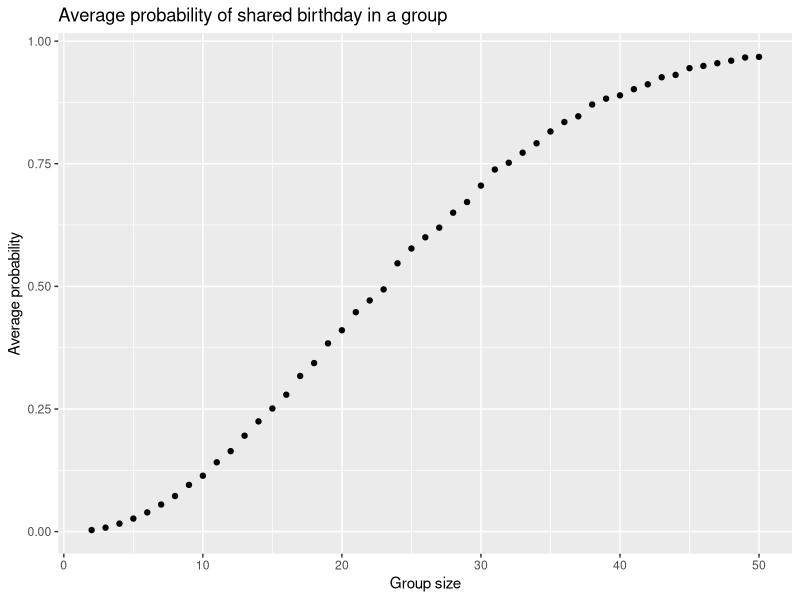

Write the R code that produced this figure.
## ---- chunk 1
library(tidyverse)
## ---- chunk 2
bday_sim = function(n) {
  bday = sample(1:365, 
                 n, 
                 replace = TRUE)
  return(any(duplicated(bday)))
}
## ---- chunk 3
bday_res = tibble(group_size = rep(2:50, 
                                   each = 10000)) |> 
  mutate(result = map_lgl(group_size, 
                          bday_sim))

res_df = bday_res |> 
  group_by(group_size) |> 
  summarize(avg_prob = mean(result))
## ---- chunk 4
res_df |> 
  ggplot(aes(x = group_size,
             y = avg_prob)) +
  geom_point() + 
  labs(title = "Average probability of shared birthday in a group",
       x = "Group size",
       y = "Average probability")
## ---- chunk 5
t_test_sim = function(n = 30, 
                      mu, 
                      sigma = 5) {
  data = rnorm(n, 
               mean = mu, 
               sd = sigma)
  
  t_res = t.test(data, 
                 mu = 0,
                 alpha = 0.05)
  
  res_df = t_res |> 
    broom::tidy() |> 
    select(mu_hat = estimate,
           p_value = p.value)
  
  return(res_df)
}
## ---- chunk 6
mu = 0

mu0_res = expand_grid(id = 1:5000) |> 
  mutate(res = map(id, 
                   ~ t_test_sim(mu = 0))) |> 
  unnest(res)
## ---- chunk 7
mu = c(0, 1, 2, 3, 4, 5)


